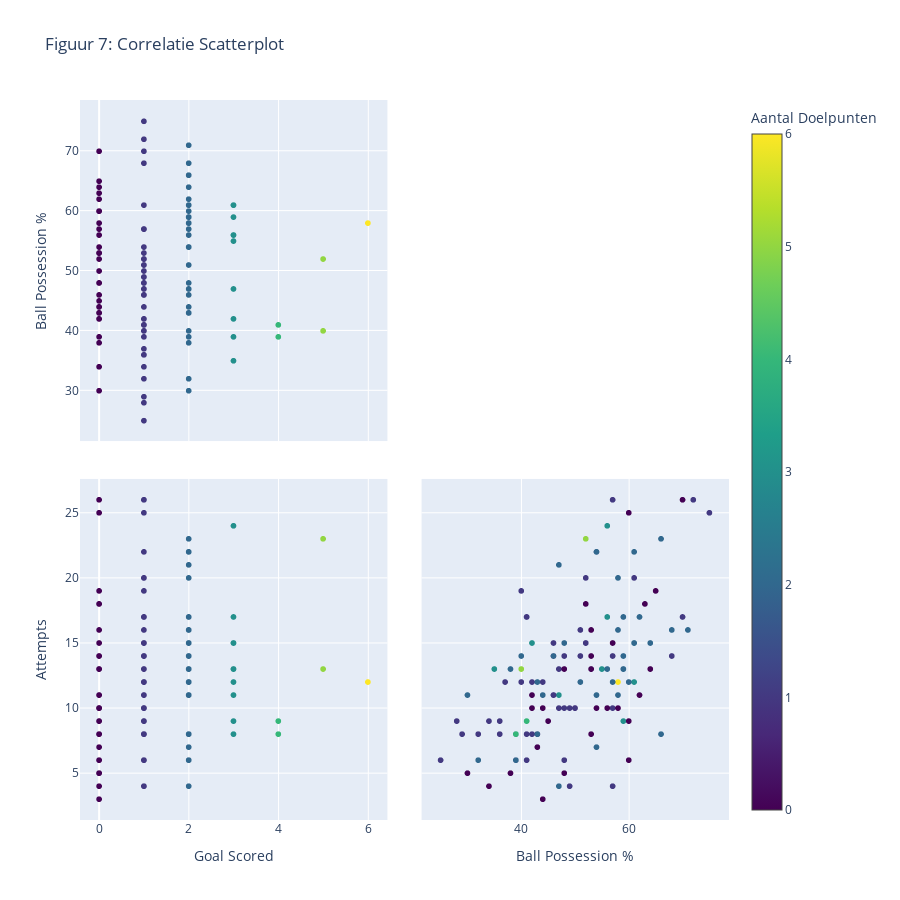

The code cell stored with this chart in its notebook:
### Markdown cell above
(Figuur 5 is nog gehardcoded, maar daar wordt aan gewerkt.) Figuur 5 geeft een goed beeld van het aantal pogingen en doelpunten van verschillende teams, zowel voor het WK 2018 als het WK 2022.

### Code cell
import plotly.graph_objects as go
import pandas as pd

# relevante variabelen
variabelen = ['Goal Scored', 'Ball Possession %', 'Attempts']
scatter_df = wk_df[variabelen]

# scatterplot matrix
fig = go.Figure(data = go.Splom(
                dimensions = [dict(label = var, values = scatter_df[var]) for var in variabelen],
                diagonal = dict(visible = False),
                showupperhalf = False,
                marker =  dict(color = wk_df['Goal Scored'], colorscale = 'Viridis', size = 6,
                colorbar = dict(title = 'Aantal Doelpunten'))))

# titel en andere opmaak toevoegen
fig.update_layout(
    title = 'Figuur 7: Correlatie Scatterplot',
    height= 900,
    width = 900)

# Scatterplot weergeven
fig.show()

### Figure 1 — Plotly figure (JSON) as saved in the notebook; plotly's stock layout.template omitted (floating-point values rounded to 4 significant figures; data arrays with more than 128 entries replaced by an {"elided": "..."} marker saying what was removed)
{"data": [{"diagonal": {"visible": false}, "dimensions": [{"label": "Goal Scored", "values": {"elided": "192 int values"}}, {"label": "Ball Possession %", "values": {"elided": "192 int values"}}, {"label": "Attempts", "values": {"elided": "192 int values"}}], "marker": {"color": {"elided": "192 int values"}, "colorbar": {"title": {"text": "Aantal Doelpunten"}}, "colorscale": [[0, "#440154"], [0.1111, "#482878"], [0.2222, "#3e4989"], [0.3333, "#31688e"], [0.4444, "#26828e"], [0.5556, "#1f9e89"], [0.6667, "#35b779"], [0.7778, "#6ece58"], [0.8889, "#b5de2b"], [1, "#fde725"]], "size": 6}, "showupperhalf": false, "type": "splom"}], "layout": {"height": 900, "title": {"text": "Figuur 7: Correlatie Scatterplot"}, "width": 900}}
